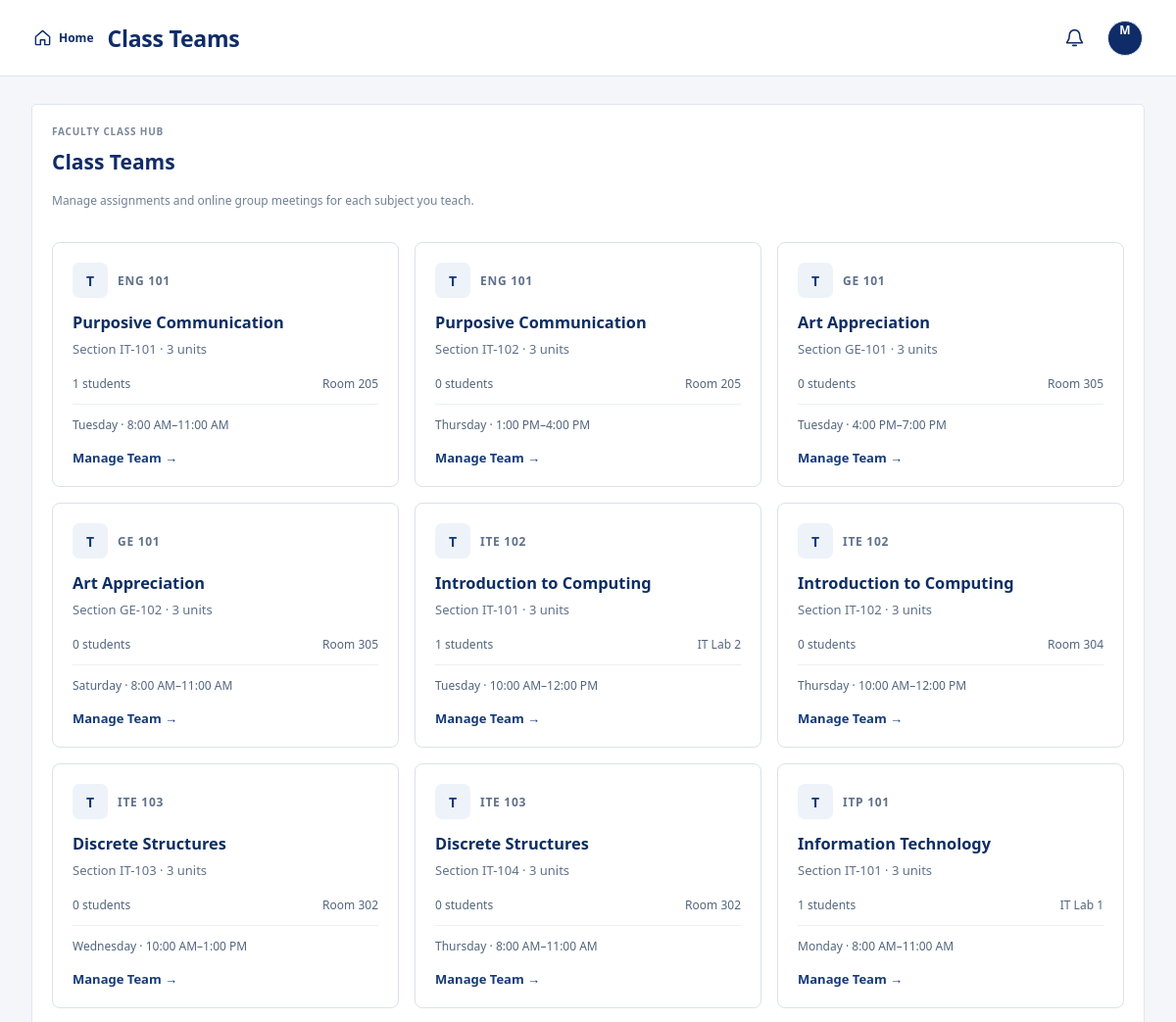
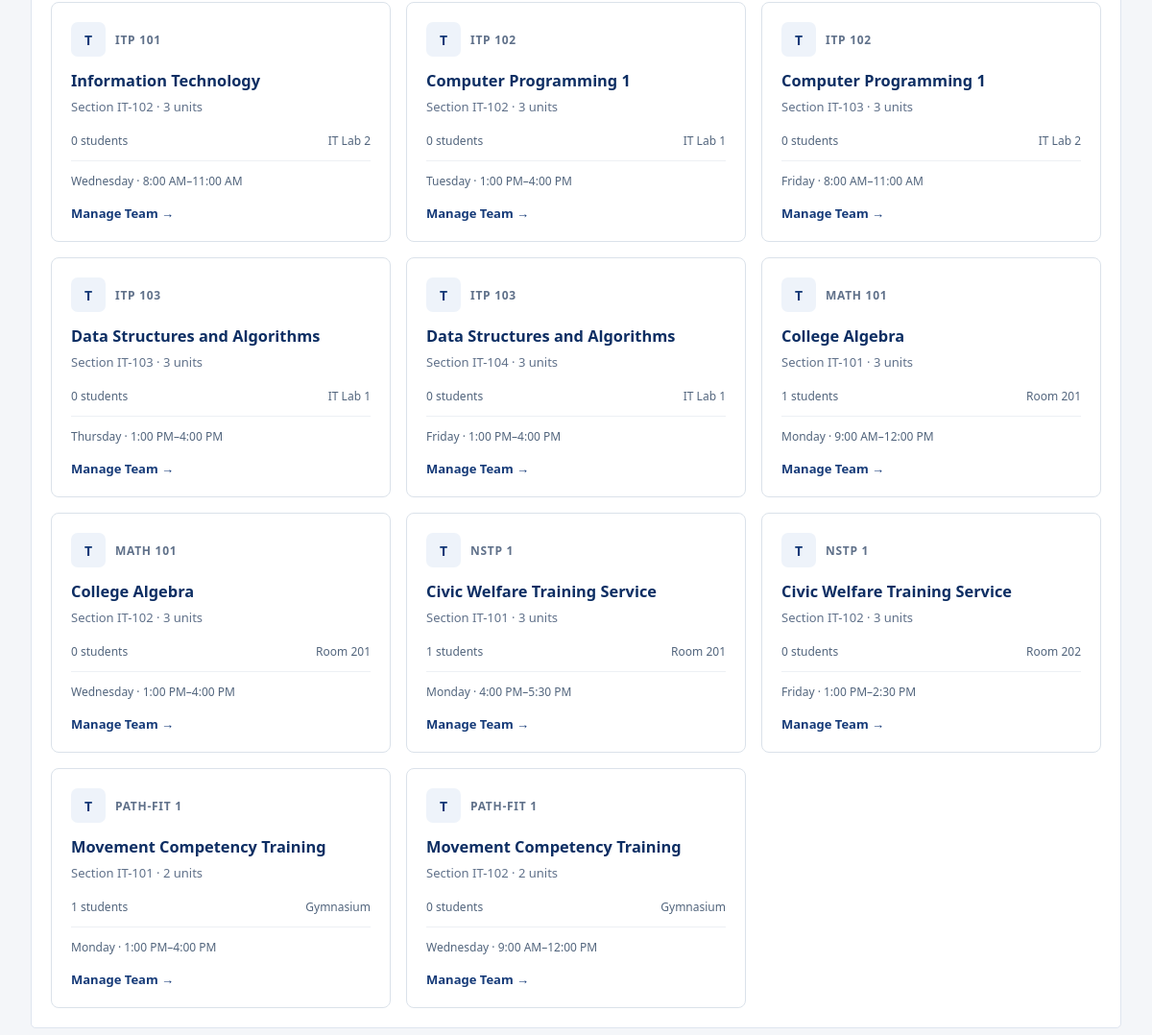
/faculty_teams.php (signed in), run on the app's committed database (2 pictures, top to bottom).
### tables this page shows
CREATE TABLE IF NOT EXISTS course_teams (
 id INT AUTO_INCREMENT PRIMARY KEY,
 offering_id INT NOT NULL UNIQUE,
 created_at TIMESTAMP DEFAULT CURRENT_TIMESTAMP,
 FOREIGN KEY (offering_id) REFERENCES subject_offerings(id) ON DELETE CASCADE
);

CREATE TABLE subjects (
 id INT AUTO_INCREMENT PRIMARY KEY,
 code VARCHAR(30) NOT NULL UNIQUE,
 name VARCHAR(150) NOT NULL,
 units INT NOT NULL,
 section VARCHAR(50),
 faculty_id INT NULL,
 description TEXT NULL,
 prerequisite VARCHAR(180) NULL,
 FOREIGN KEY (faculty_id) REFERENCES users(id) ON DELETE SET NULL
);

CREATE TABLE subject_offerings (
 id INT AUTO_INCREMENT PRIMARY KEY,
 subject_id INT NOT NULL,
 faculty_id INT NULL,
 day_name VARCHAR(20) NOT NULL,
 start_time TIME NOT NULL,
 end_time TIME NOT NULL,
 room VARCHAR(80) NOT NULL,
 section VARCHAR(50) NOT NULL,
 FOREIGN KEY (subject_id) REFERENCES subjects(id) ON DELETE CASCADE,
 FOREIGN KEY (faculty_id) REFERENCES users(id) ON DELETE SET NULL
);

### config.php (called while the page is built, shortened)
<?php
function e($value) { return htmlspecialchars((string)$value, ENT_QUOTES, 'UTF-8'); }

### faculty_teams.php (the view)
<?php
require 'team_bootstrap.php'; require_role('faculty');
$title='Class Teams';$fid=(int)$_SESSION['user']['id'];
$q=$pdo->prepare("SELECT ct.id team_id,o.id offering_id,s.code,s.name,s.units,o.section,o.day_name,o.start_time,o.end_time,o.room,COUNT(DISTINCT e.student_id) student_count FROM course_teams ct JOIN subject_offerings o ON o.id=ct.offering_id JOIN subjects s ON s.id=o.subject_id LEFT JOIN enrollments e ON e.offering_id=o.id AND e.status='approved' WHERE o.faculty_id=? GROUP BY ct.id,o.id,s.id,o.section,o.day_name,o.start_time,o.end_time,o.room ORDER BY s.code,o.section");$q->execute([$fid]);$teams=$q->fetchAll();require 'header.php';
?><section class="section"><div class="section-intro"><div><span class="eyebrow">FACULTY CLASS HUB</span><h2>Class Teams</h2><p class="muted">Manage assignments and online group meetings for each subject you teach.</p></div></div><div class="team-grid"><?php foreach($teams as $t):?><a class="team-card" href="faculty_team.php?team=<?=e($t['team_id'])?>"><div class="team-card-top"><span class="team-icon">T</span><span class="team-code"><?=e($t['code'])?></span></div><h3><?=e($t['name'])?></h3><p>Section <?=e($t['section'])?> · <?=e($t['units'])?> units</p><div class="team-meta"><span><?=e($t['student_count'])?> students</span><span><?=e($t['room'])?></span></div><div class="team-schedule"><?=e($t['day_name'])?> · <?=date('g:i A',strtotime($t['start_time']))?>–<?=date('g:i A',strtotime($t['end_time']))?></div><b class="team-open">Manage Team →</b></a><?php endforeach;?></div><?php if(!$teams):?><p class="muted">No teaching teams are currently assigned to you.</p><?php endif;?></section><?php require 'footer.php';?>

### data on the page
course_teams: subjects.code "ENG 101", subjects.name "Purposive Communication", offering.section "IT-101", subjects.units "3", student_count "1", offering.room "Room 205", offering.day_name "Tuesday", offering.start_time "8:00 AM", offering.end_time "11:00 AM"
course_teams: subjects.code "ENG 101", subjects.name "Purposive Communication", offering.section "IT-102", subjects.units "3", student_count "0", offering.room "Room 205", offering.day_name "Thursday", offering.start_time "1:00 PM", offering.end_time "4:00 PM"
course_teams: subjects.code "GE 101", subjects.name "Art Appreciation", offering.section "GE-101", subjects.units "3", student_count "0", offering.room "Room 305", offering.day_name "Tuesday", offering.start_time "4:00 PM", offering.end_time "7:00 PM"
course_teams: subjects.code "GE 101", subjects.name "Art Appreciation", offering.section "GE-102", subjects.units "3", student_count "0", offering.room "Room 305", offering.day_name "Saturday", offering.start_time "8:00 AM", offering.end_time "11:00 AM"
course_teams: subjects.code "ITE 102", subjects.name "Introduction to Computing", offering.section "IT-101", subjects.units "3", student_count "1", offering.room "IT Lab 2", offering.day_name "Tuesday", offering.start_time "10:00 AM", offering.end_time "12:00 PM"
course_teams: subjects.code "ITE 102", subjects.name "Introduction to Computing", offering.section "IT-102", subjects.units "3", student_count "0", offering.room "Room 304", offering.day_name "Thursday", offering.start_time "10:00 AM", offering.end_time "12:00 PM"
course_teams: subjects.code "ITE 103", subjects.name "Discrete Structures", offering.section "IT-103", subjects.units "3", student_count "0", offering.room "Room 302", offering.day_name "Wednesday", offering.start_time "10:00 AM", offering.end_time "1:00 PM"
course_teams: subjects.code "ITE 103", subjects.name "Discrete Structures", offering.section "IT-104", subjects.units "3", student_count "0", offering.room "Room 302", offering.day_name "Thursday", offering.start_time "8:00 AM", offering.end_time "11:00 AM"
course_teams: subjects.code "ITP 101", subjects.name "Information Technology", offering.section "IT-101", subjects.units "3", student_count "1", offering.room "IT Lab 1", offering.day_name "Monday", offering.start_time "8:00 AM", offering.end_time "11:00 AM"
course_teams: subjects.code "ITP 101", subjects.name "Information Technology", offering.section "IT-102", subjects.units "3", student_count "0", offering.room "IT Lab 2", offering.day_name "Wednesday", offering.start_time "8:00 AM", offering.end_time "11:00 AM"
course_teams: subjects.code "ITP 102", subjects.name "Computer Programming 1", offering.section "IT-102", subjects.units "3", student_count "0", offering.room "IT Lab 1", offering.day_name "Tuesday", offering.start_time "1:00 PM", offering.end_time "4:00 PM"
course_teams: subjects.code "ITP 102", subjects.name "Computer Programming 1", offering.section "IT-103", subjects.units "3", student_count "0", offering.room "IT Lab 2", offering.day_name "Friday", offering.start_time "8:00 AM", offering.end_time "11:00 AM"
course_teams: subjects.code "ITP 103", subjects.name "Data Structures and Algorithms", offering.section "IT-103", subjects.units "3", student_count "0", offering.room "IT Lab 1", offering.day_name "Thursday", offering.start_time "1:00 PM", offering.end_time "4:00 PM"
course_teams: subjects.code "ITP 103", subjects.name "Data Structures and Algorithms", offering.section "IT-104", subjects.units "3", student_count "0", offering.room "IT Lab 1", offering.day_name "Friday", offering.start_time "1:00 PM", offering.end_time "4:00 PM"
course_teams: subjects.code "MATH 101", subjects.name "College Algebra", offering.section "IT-101", subjects.units "3", student_count "1", offering.room "Room 201", offering.day_name "Monday", offering.start_time "9:00 AM", offering.end_time "12:00 PM"
course_teams: subjects.code "MATH 101", subjects.name "College Algebra", offering.section "IT-102", subjects.units "3", student_count "0", offering.room "Room 201", offering.day_name "Wednesday", offering.start_time "1:00 PM", offering.end_time "4:00 PM"
course_teams: subjects.code "NSTP 1", subjects.name "Civic Welfare Training Service", offering.section "IT-101", subjects.units "3", student_count "1", offering.room "Room 201", offering.day_name "Monday", offering.start_time "4:00 PM", offering.end_time "5:30 PM"
course_teams: subjects.code "NSTP 1", subjects.name "Civic Welfare Training Service", offering.section "IT-102", subjects.units "3", student_count "0", offering.room "Room 202", offering.day_name "Friday", offering.start_time "1:00 PM", offering.end_time "2:30 PM"
course_teams: subjects.code "PATH-FIT 1", subjects.name "Movement Competency Training", offering.section "IT-101", subjects.units "2", student_count "1", offering.room "Gymnasium", offering.day_name "Monday", offering.start_time "1:00 PM", offering.end_time "4:00 PM"
course_teams: subjects.code "PATH-FIT 1", subjects.name "Movement Competency Training", offering.section "IT-102", subjects.units "2", student_count "0", offering.room "Gymnasium", offering.day_name "Wednesday", offering.start_time "9:00 AM", offering.end_time "12:00 PM"

### other printed values
$title "Class Teams"
substr($_SESSION['user']['name'],0,1) "M"
